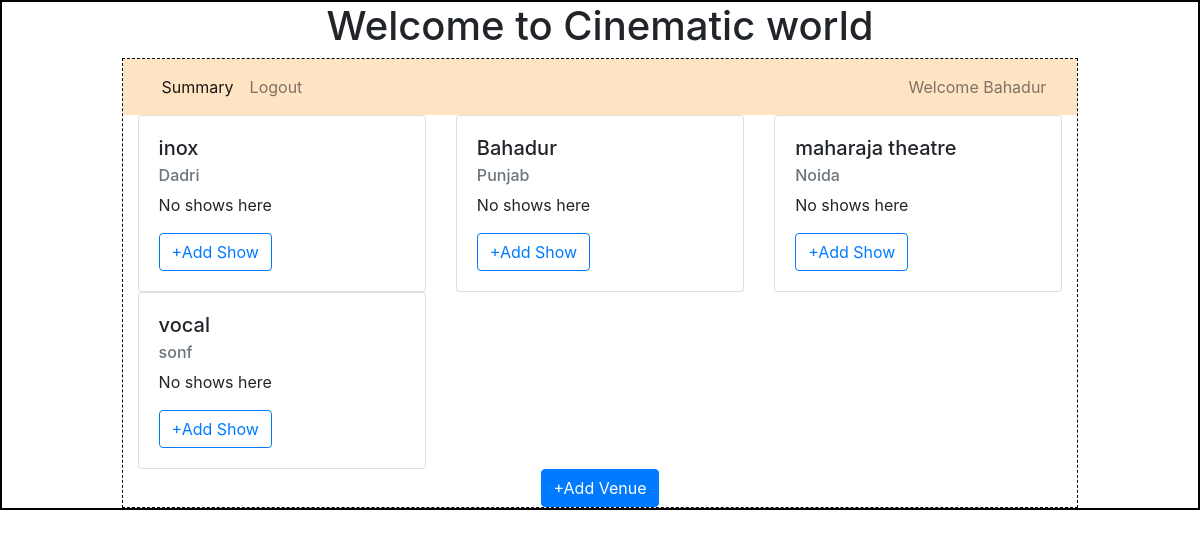
/admin/Bahadur, run on an earlier commit of the app's database.
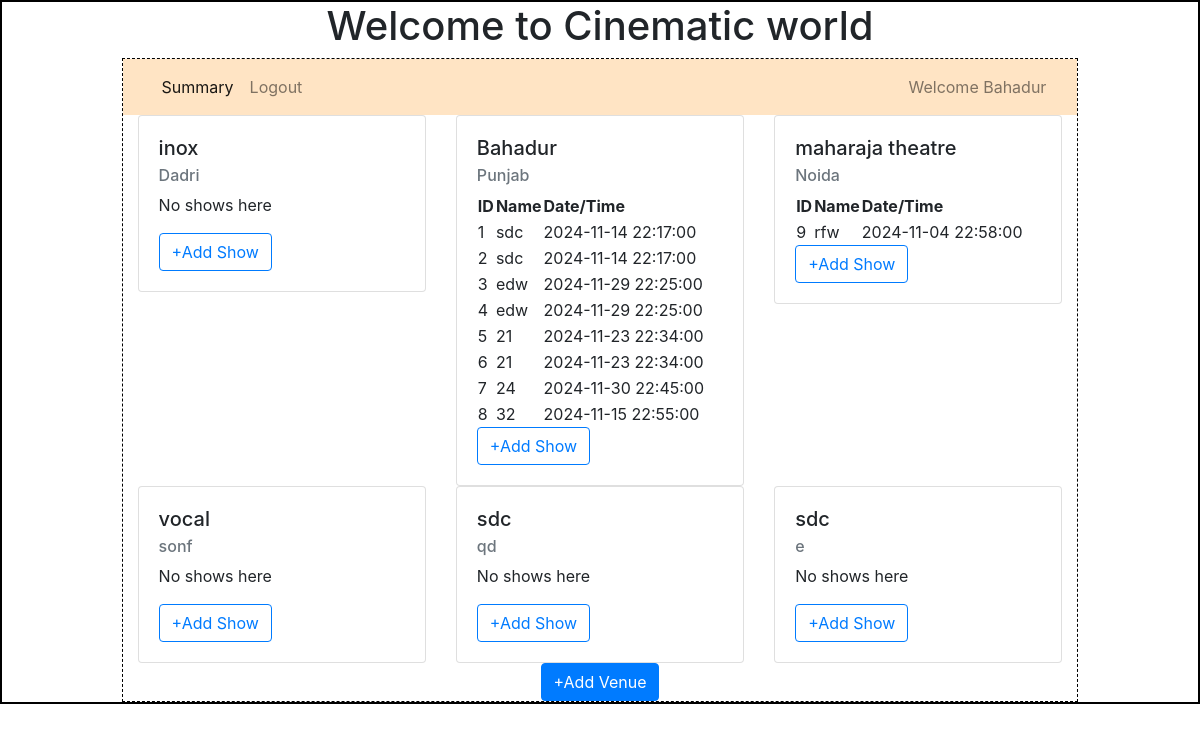
And on a later commit of the database.
### backend/models.py (models this page shows)
class Theatre(db.Model):
    __tablename__="theatre"
    id=db.Column(db.Integer,primary_key=True)
    name=db.Column(db.String,nullable=False)
    location=db.Column(db.String,nullable=False)
    capacity=db.Column(db.Integer,nullable=False)
    pincode=db.Column(db.Integer,nullable=False)
    shows=db.relationship("Show",cascade="all, delete",backref="theatre",lazy=True)#theatre can access all of his shows

class Show(db.Model):
    __tablename__="show"
    id=db.Column(db.Integer,primary_key=True)
    name=db.Column(db.String,nullable=False)
    tags=db.Column(db.String,nullable=False)
    ratings=db.Column(db.Integer,default=0)
    tkt_price=db.Column(db.Float,default=0.0)
    date_time=db.Column(db.DateTime,nullable=False)
    theatre_id=db.Column(db.Integer,db.ForeignKey("theatre.id"),nullable=False)
    tickets=db.relationship("Ticket",cascade="all, delete",backref="show",lazy=True)#user can access all of his ticketes

### backend/controllers.py (the view)
@app.route("/admin/<name>")
def admin(name):
    theatres=get_theatres()
    return render_template("admin_dashboard.html",name=name,theatres=theatres)

### backend/controllers.py (called while the page is built)
def get_theatres():
    theatres=Theatre.query.all()
    return theatres

### templates/admin_dashboard.html
{%extends "admin_layout.html"%}>
{%block content%}
            <div class="container">
              {%if theatres%}
                <div class="row">
                  {%for theatre in theatres%}
                  <div class="col">
                    <div class="card" style="width: 18rem;">
                        <div class="card-body">
                          <h5 class="card-title">{{theatre.name}}</h5>
                          <h6 class="card-subtitle mb-2 text-muted">{{theatre.location}}</h6>
                          {%if theatre.shows%}
                          <table>
                            <tr><th>ID</th><th>Name</th><th>Date/Time</th></tr>
                            {%for show in theatre.shows%}
                            <tr><td>{{show.id}}</td><td>{{show.name}}</td><td>{{show.date_time}}</td></tr>
                            {%endfor%}
                          </table>
                          {%else%}
                          <p>No shows here</p>
                          {%endif%}
                          <a href="/show/{{theatre.id}}/{{name}}" type="button" class="btn btn-outline-primary">+Add Show</a>
                        </div>
                      </div>
                  </div>
                  {%endfor%}
                </div>
                {%else%}
                  <h3 class="center">No venues are available</h3>
                {%endif%}
              </div>
              <center><a href="/venue/{{name}}" type="button" class="btn btn-primary">+Add Venue</a></center>
{%endblock%}

### templates/admin_layout.html (shortened to what this page needs)
<!DOCTYPE html>
<html lang="en">
<head>
    <link rel="stylesheet" href="/static/styles/main.css">
    <link rel="stylesheet" href="https://cdn.jsdelivr.net/npm/bootstrap@4.0.0/dist/css/bootstrap.min.css">
</head>
<body>
    <div class="my_container">
        <h1><center> Welcome to Cinematic world</h1></center>
        <div class="my_panel">
            <nav class="navbar navbar-expand-lg navbar-light" style="background-color: bisque;">
                <div class="container-fluid">
                    <ul class="navbar-nav me-auto mb-2 mb-lg-0">
                      <li class="nav-item">
                        <a class="nav-link active" aria-current="page" href="#">Summary</a>
                      </li>
                      <li class="nav-item">
                        <a class="nav-link" href="/login">Logout</a>
                      </li>
                    </ul>
                    <span class="navbar-text">
                      Welcome {{name}}
                    </span>
                </div>
            </nav>
            {%block content%}
            {%endblock%}
        </div>
    </div>
</body>
</html>

### static/styles/main.css (style rules this page uses)
.my_container { border: 2px solid black; }
.my_panel { width: 80%; margin: auto; height: auto; border: 1px dashed black; }

What changed in the data, as far as the page shows it:
computed for Theatre "Bahadur": text "No shows here" → "ID Name Date/Time"
added Show: id "1", name "sdc", date_time "2024-11-14 22:17:00", shown under Theatre "Bahadur"
added Show: id "2", name "sdc", date_time "2024-11-14 22:17:00", shown under Theatre "Bahadur"
added Show: id "3", name "edw", date_time "2024-11-29 22:25:00", shown under Theatre "Bahadur"
added Show: id "4", name "edw", date_time "2024-11-29 22:25:00", shown under Theatre "Bahadur"
added Show: id "5", name "21", date_time "2024-11-23 22:34:00", shown under Theatre "Bahadur"
added Show: id "6", name "21", date_time "2024-11-23 22:34:00", shown under Theatre "Bahadur"
added Show: id "7", name "24", date_time "2024-11-30 22:45:00", shown under Theatre "Bahadur"
added Show: id "8", name "32", date_time "2024-11-15 22:55:00", shown under Theatre "Bahadur"
computed for Theatre "maharaja theatre": text "No shows here" → "ID Name Date/Time"
added Show: id "9", name "rfw", date_time "2024-11-04 22:58:00", shown under Theatre "maharaja theatre"
added Theatre: name "sdc", location "qd", shows "No shows here"
added Theatre: name "sdc", location "e", shows "No shows here"
